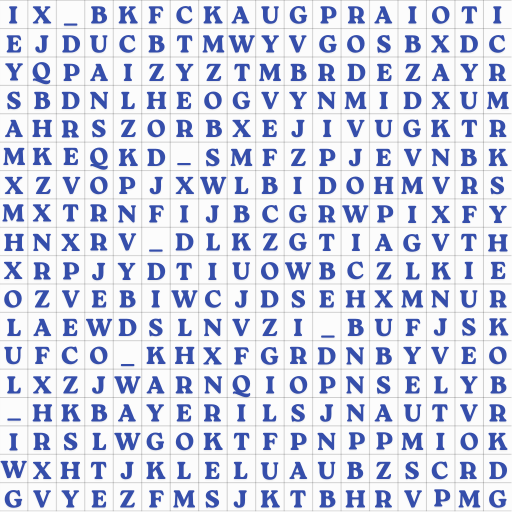
#> input picture Moldova/input_flag.png, 1024 x 1024 px (shown at 1/2 size)
$ python solve_flag.py
#> lines starting #> are read from the running program, lines starting #| are printed output that depends on the picture; after the words box and inside, x2 and y2 are one past the last pixel; in counts of white or black regions, pixels touching at a corner belong together
import cv2
import numpy as np
import glob
import os

CANVAS_PATH = "input_flag.png"
APPLE_DIR = "apple_images"

canvas = cv2.imread(CANVAS_PATH)
#> canvas is the input picture: shape (1024, 1024, 3); mean B, G, R 233, 215.6, 210.9
if canvas is None:
    raise RuntimeError("input_flag.png not found")

H, W = canvas.shape[:2]
#> H = 1024; W = 1024

apple_files = sorted(glob.glob(os.path.join(APPLE_DIR, "*.*")))
if not apple_files:
    raise RuntimeError("no images in apple_images/")

os.makedirs("out_runs", exist_ok=True)

# 1) different hsv configs (tight → loose)
HSV_CONFIGS = [
    # (low1, high1, low2, high2)
    (np.array([0, 90, 90]),  np.array([10, 255, 255]),
     np.array([170, 90, 90]), np.array([180, 255, 255])),
    (np.array([0, 70, 70]),  np.array([12, 255, 255]),
     np.array([168, 70, 70]), np.array([180, 255, 255])),
    (np.array([0, 50, 50]),  np.array([12, 255, 255]),
     np.array([168, 50, 50]), np.array([180, 255, 255])),
]

# 2) area ranges (fraction of image)
AREA_CONFIGS = [
    (0.002, 0.05),
    (0.002, 0.035),
    (0.003, 0.03),
    (0.004, 0.025),
]

# 3) merge modes
MERGE_MODES = ["or", "and"]  # union vs intersection

run_id = 0

for hsv_idx, (l1, h1, l2, h2) in enumerate(HSV_CONFIGS):
    for area_idx, (min_frac, max_frac) in enumerate(AREA_CONFIGS):
        for merge_mode in MERGE_MODES:

            global_mask = None  # init later

            for path in apple_files:
                img = cv2.imread(path)
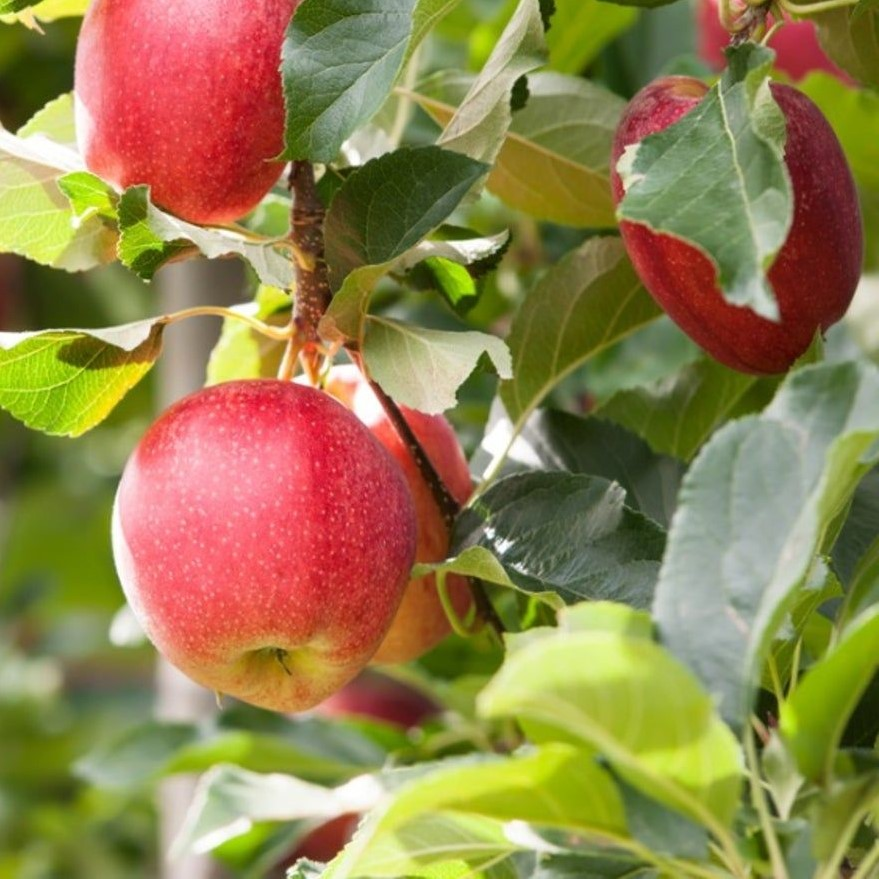
#> input picture Moldova/apple_images/apple_1.jpg, 879 x 879 px
#> img is the input picture: shape (879, 879, 3); mean B, G, R 76.6, 128.2, 145.8
                if img is None:
                    continue

                h, w = img.shape[:2]
#> h = 879; w = 879
                img_area = h * w
#> img_area = 772641

                hsv = cv2.cvtColor(img, cv2.COLOR_BGR2HSV)
#> hsv: shape (879, 879, 3); mean H, S, V 49, 139.1, 155.7
                m1 = cv2.inRange(hsv, l1, h1)
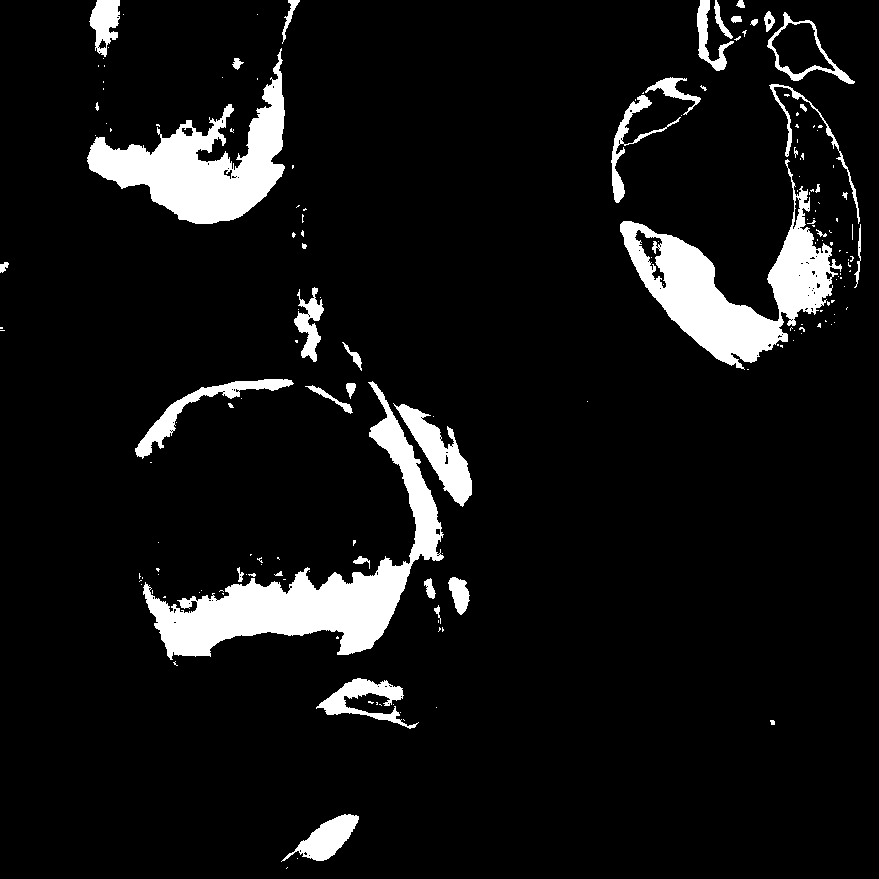
#> m1: shape (879, 879); 8.1% white; 174 white regions (134 under 20 px), largest, box (x1, y1, x2, y2) and area: (143, 381, 444, 660) 17681, (620, 159, 842, 370) 14106, (87, 48, 285, 224) 12935
                m2 = cv2.inRange(hsv, l2, h2)
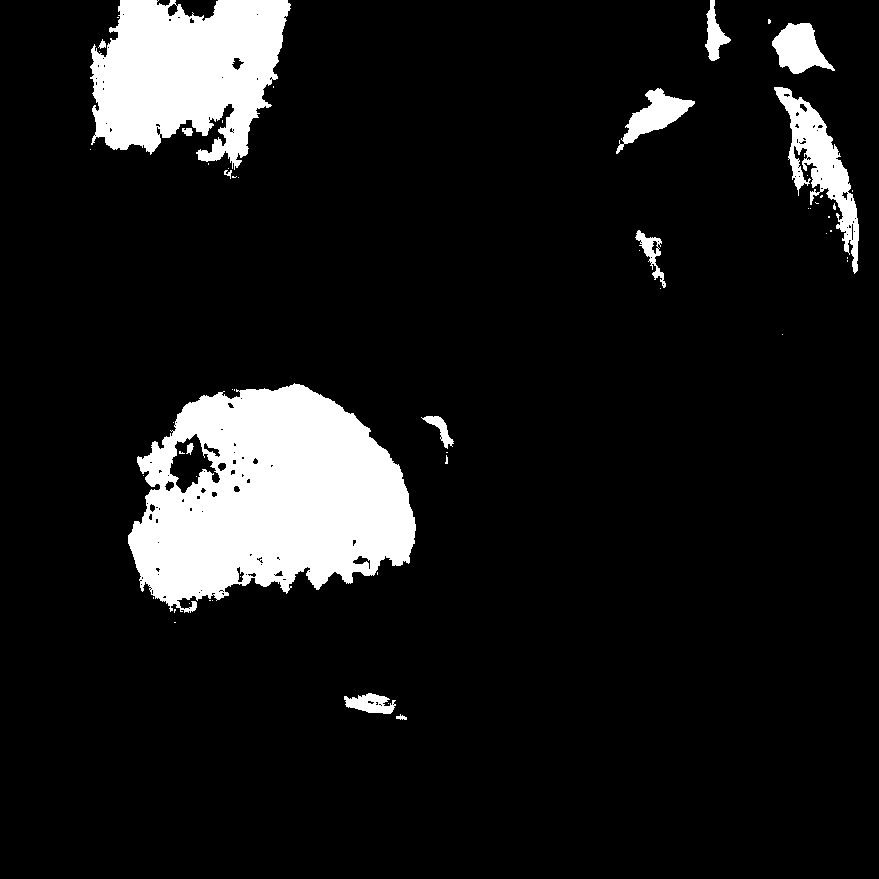
#> m2: shape (879, 879); 10.2% white; 56 white regions (42 under 20 px), largest, box (x1, y1, x2, y2) and area: (128, 383, 416, 613) 44376, (90, 0, 291, 170) 23412, (774, 87, 859, 274) 4764
                mask = cv2.bitwise_or(m1, m2)
#> mask: shape (879, 879); 18.3% white; 95 white regions (71 under 20 px), largest, box (x1, y1, x2, y2) and area: (128, 379, 444, 660) 64683, (87, 0, 300, 224) 37943, (620, 84, 861, 370) 20506

                # clean
                kernel = np.ones((5, 5), np.uint8)
                mask = cv2.morphologyEx(mask, cv2.MORPH_CLOSE, kernel, iterations=1)
#> mask: shape (879, 879); 18.6% white; 45 white regions (23 under 20 px), largest, box (x1, y1, x2, y2) and area: (128, 379, 472, 660) 68683, (87, 0, 300, 224) 38038, (620, 84, 861, 370) 22250
                mask = cv2.morphologyEx(mask, cv2.MORPH_OPEN, kernel, iterations=1)
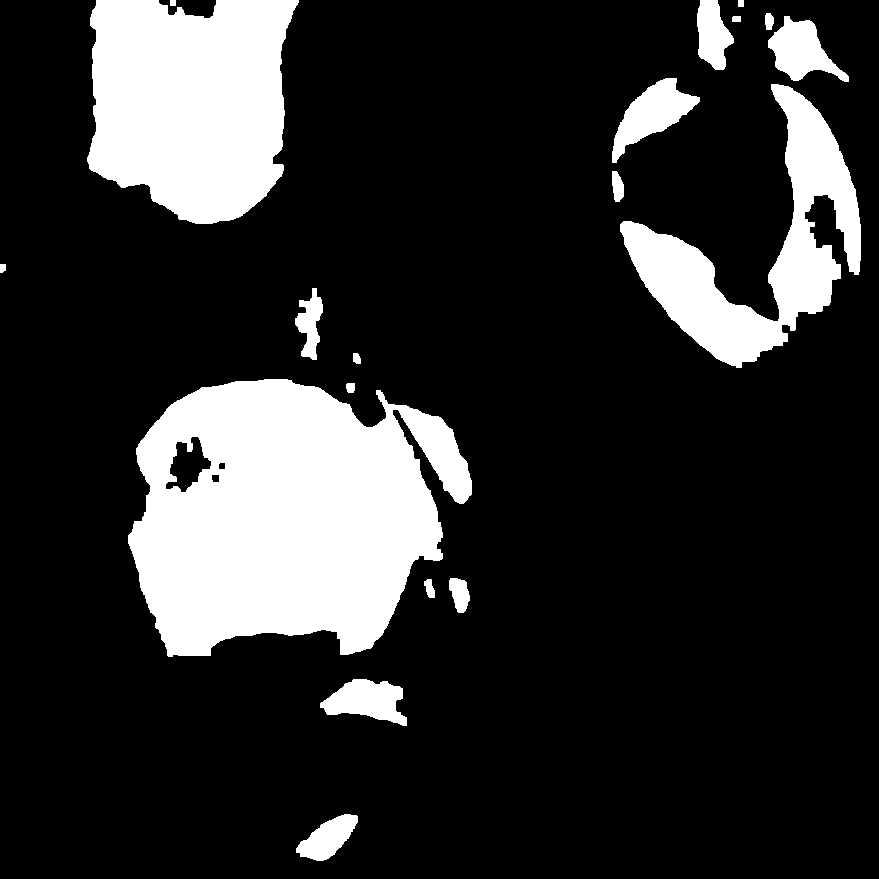
#> mask: shape (879, 879); 18.5% white; 19 white regions

                cnts, _ = cv2.findContours(mask, cv2.RETR_EXTERNAL, cv2.CHAIN_APPROX_SIMPLE)
#> cnts = 19 contours; largest, box (x1, y1, x2, y2) and area: (128, 379, 472, 657) 69245, (87, 0, 299, 224) 37544, (620, 84, 861, 368) 21397, (612, 78, 700, 163) 3034, (768, 16, 849, 82) 2632

                # per-component overlay
                for c in cnts:
                    area = cv2.contourArea(c)
                    if area < min_frac * img_area:
                        continue
                    if area > max_frac * img_area:
                        continue

                    comp_mask = np.zeros((h, w), np.uint8)
                    cv2.drawContours(comp_mask, [c], -1, 255, -1)

                    # small grow
                    comp_mask = cv2.dilate(comp_mask, np.ones((3, 3), np.uint8), iterations=1)

                    comp_big = cv2.resize(comp_mask, (W, H), interpolation=cv2.INTER_NEAREST)

                    if global_mask is None:
                        global_mask = comp_big
                    else:
                        if merge_mode == "or":
                            global_mask = cv2.bitwise_or(global_mask, comp_big)
                        else:  # "and"
                            global_mask = cv2.bitwise_and(global_mask, comp_big)
#> this loop made 19 passes
#> area on passes 1 to 12: 1531.5, 2385, 118.5, 476, 66, 69245, 58.5, 996.5, 36, 248, 21397, 3034
#> (c, area) on passes 16, 18: ([[738, 0], [738, 6], [743, 6], [743, 0]], 30), ([[170, 0], [170, 5], [175, 5], [175, 0]], 25)
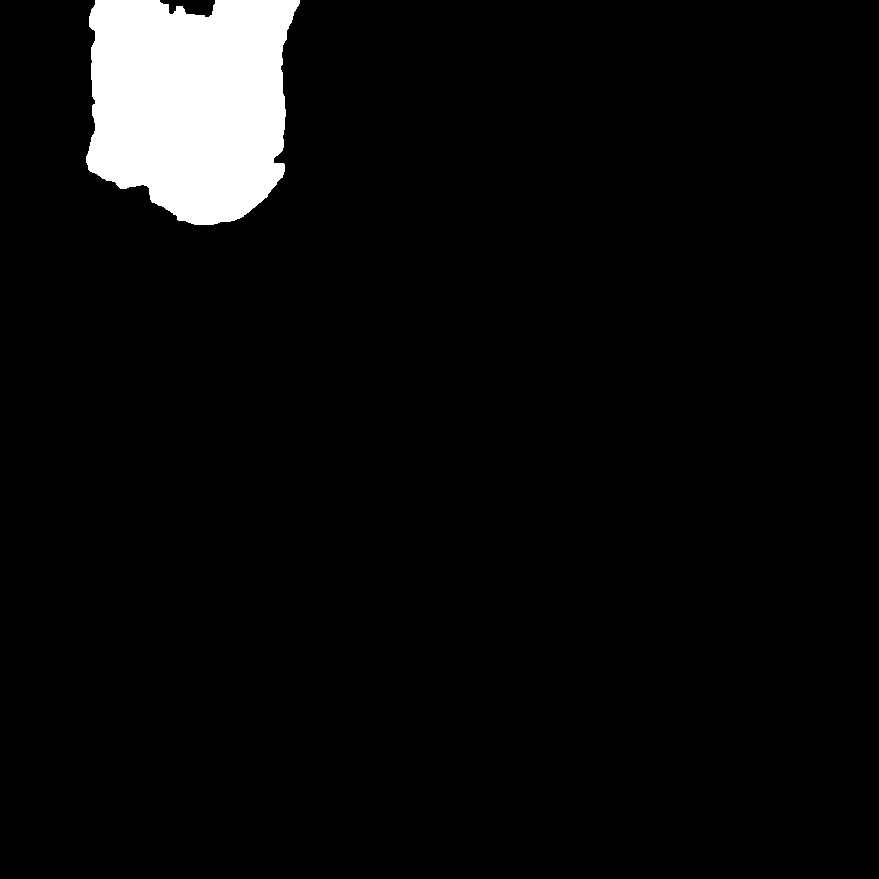
#> comp_mask: shape (879, 879); 5% white; 1 white region, box (x1, y1, x2, y2) and area: (86, 0, 300, 225) 38797
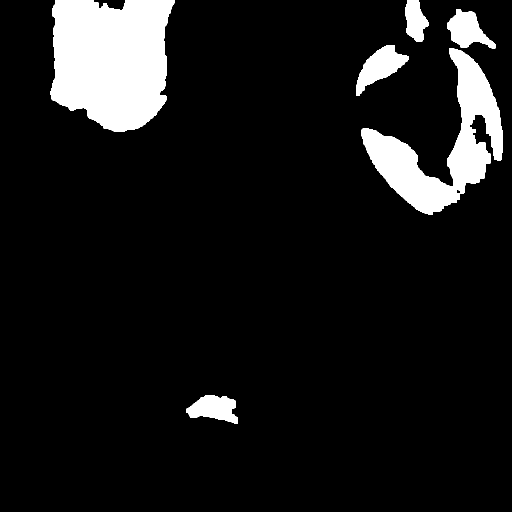
#> global_mask: shape (1024, 1024) (shown at 1/2 size); 9.6% white; 6 white regions, box (x1, y1, x2, y2) and area: (101, 0, 350, 263) 52722, (722, 97, 1005, 430) 32057, (712, 90, 817, 192) 4778, (894, 18, 991, 97) 4158, (372, 790, 476, 847) 3788, (811, 0, 857, 83) 2643

            if global_mask is None:
                continue

            result = canvas.copy()
            result[global_mask == 255] = (0, 0, 0)
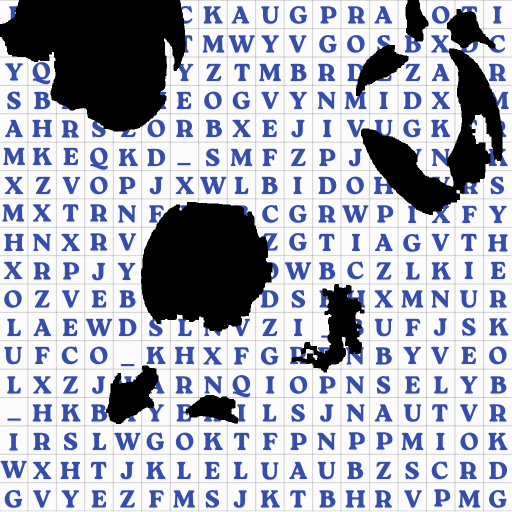
#> result: shape (1024, 1024, 3) (shown at 1/2 size); 17.68% of pixels changed, all inside (x1, y1, x2, y2) = (0, 0, 1005, 848)

            out_name = f"out_runs/flag_h{hsv_idx}_a{area_idx}_{merge_mode}.png"
            cv2.imwrite(out_name, result)
            print("saved", out_name)
            run_id += 1
